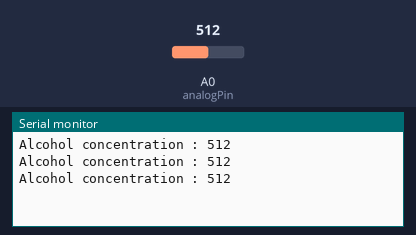
Simulated run of this sketch. Board: Arduino Uno, built with avr-gcc and run on an emulated ATmega328P. Parts: the last lines printed to the serial monitor. Inputs (shaded band) come from the test bench; at power-on: A0 (analogPin) = 512.

Above: at 1.5 s.
1.6 s: A0 (analogPin) set to 716
At 2.7 s:
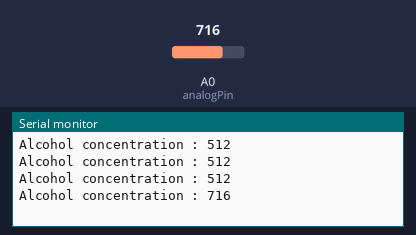
3.1 s: A0 (analogPin) set to 900
At 4.1 s:
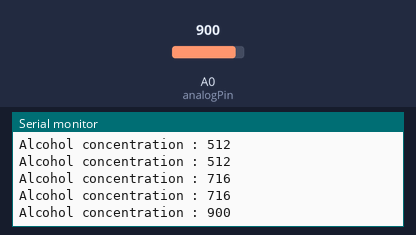
Timing chart, 0 to 6.1 s (numbered marks = the images above; inputs shaded):
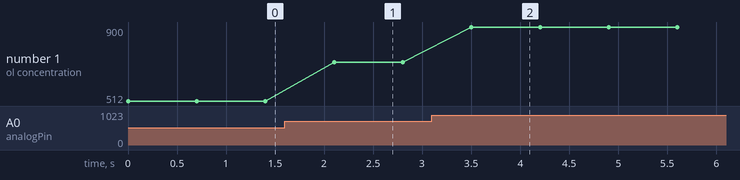

Measured:
- after the input at 1.6 s, the serial monitor: prints a new line after 0.50 s (image 1)
- after the input at 3.1 s, the serial monitor: prints a new line after 0.40 s (image 2)
- plotted number 1: 512 → 716 after the input at 1.6 s, 716 → 900 after the input at 3.1 s

The sketch:

mq-3.ino
```cpp
int analogPin = A0;
int Air_Quality_Value = 0;
void setup() {
  // put your setup code here, to run once:
  Serial.begin(9600);
}

void loop() {
  // put your main code here, to run repeatedly:
  int Alcohol_Value = analogRead(analogPin);
  Serial.print("Alcohol concentration : ");
  Serial.println(Alcohol_Value);
  /*Serial.print("ppm\n");*/
  delay(700);
}
```
